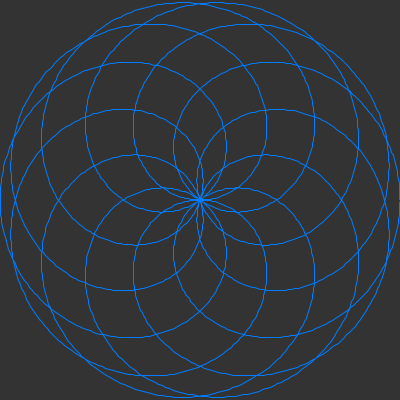
Frame 1 (no input)
Frame 60 (the mouse pressed at the canvas centre just before this capture): identical to frame 1, image omitted
Frame 120 (the mouse held since frame 60 and released just before this capture): identical to frame 1, image omitted

The Processing sketch that drew this single still picture (run headless with seeded random() and noise(); from frame 60 on, the mouse is pressed at the canvas centre):

// Processing sketch: Mathematical_Rose_Patterns
// ── Mathematical_Rose_Patterns.pde
// Coding Train
// Coding Challenge 55 - Mathematical Rose Patterns
// https://www.youtube.com/watch?v=f5QBExMNB1I&list=PLRqwX-V7Uu6ZiZxtDDRCi6uhfTH4FilpH&index=72

// JavaScript conversion

// r = cos(k * theta)
// x = cos(k * theta) * cos(theta)
// y = cos(k * theta) * sin(theta)

float num = 5;
float den = 8;
float k;

void setup(){
  size(400, 400);
  showValues();
}

void draw(){
  background(51);  
  translate(width/2, height/2);
  drawShape();
}

void drawShape(){
  stroke(0, 125, 255);
  noFill();
  strokeWeight(1);
  
  k = num / den;
  float r, x, y;
  
  beginShape();
    for (float a = 0; a < TWO_PI * den; a += 0.02){
      r = 200 * cos(k * a);
      x = r * cos(a);
      y = r * sin(a);
      vertex(x, y);
    }
  endShape();
}

void showValues(){
  println("Num = " + num + ", Den = " + den);
}

void mouseClicked(){
  if (mouseButton == LEFT){
    den += 1; 
    showValues();
  }
  if (mouseButton == RIGHT){
    if (den > 1){
      den -= 1;
    }
    showValues();
  }
}

void keyPressed(){
  if (keyCode == UP){
    num += 1; 
    showValues();
  }
  if (keyCode == DOWN){
    if (num > 1){
      num -= 1; 
    }
    showValues();
  }
}
